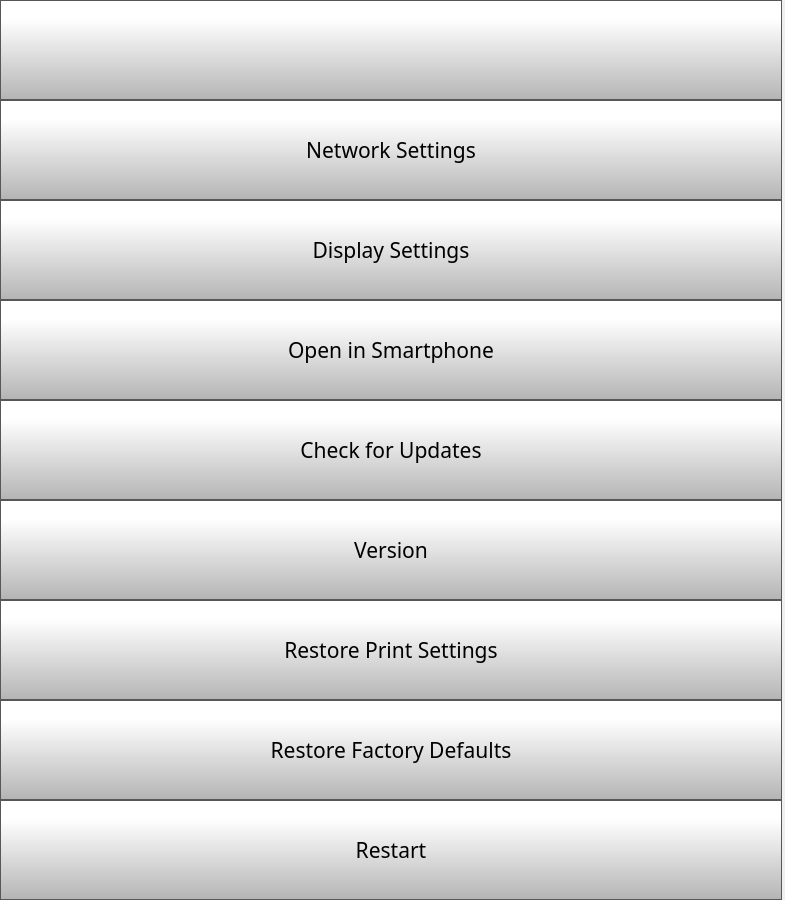
      <widget class="QWidget" name="scrollAreaWidgetContents">
       <property name="geometry">
        <rect>
         <x>0</x>
         <y>0</y>
         <width>785</width>
         <height>900</height>
        </rect>
       </property>
       <layout class="QVBoxLayout" name="verticalLayout">
        <property name="spacing">
         <number>0</number>
        </property>
        <property name="leftMargin">
         <number>0</number>
        </property>
        <property name="topMargin">
         <number>0</number>
        </property>
        <property name="rightMargin">
         <number>3</number>
        </property>
        <property name="bottomMargin">
         <number>0</number>
        </property>
        <item>
         <widget class="QPushButton" name="settingsBackButton">
          <property name="minimumSize">
           <size>
            <width>0</width>
            <height>100</height>
           </size>
          </property>
          <property name="font">
           <font>
            <family>Gotham Light</family>
            <pointsize>16</pointsize>
           </font>
          </property>
          <property name="styleSheet">
           <string notr="true">QPushButton {
     border: 1px solid rgb(87, 87, 87);
	background-color: qlineargradient(spread:pad, x1:0, y1:1, x2:0, y2:0.188, stop:0 rgba(180, 180, 180, 255), stop:1 rgba(255, 255, 255, 255));


}

QPushButton:pressed {
    background-color: qlineargradient(x1: 0, y1: 0, x2: 0, y2: 1,
                                      stop: 0 #dadbde, stop: 1 #f6f7fa);
}

QPushButton:flat {
    border: none; /* no border for a flat push button */
}

QPushButton:default {
    border-color: navy; /* make the default button prominent */
}</string>
          </property>
          <property name="text">
           <string/>
          </property>
          <property name="icon">
           <iconset>
            <normaloff>templates/img/arrows-4.png</normaloff>templates/img/arrows-4.png</iconset>
          </property>
          <property name="iconSize">
           <size>
            <width>70</width>
            <height>70</height>
           </size>
          </property>
          <property name="checkable">
           <bool>false</bool>
          </property>
          <property name="autoDefault">
           <bool>false</bool>
          </property>
          <property name="default">
           <bool>false</bool>
          </property>
          <property name="flat">
           <bool>false</bool>
          </property>
         </widget>
        </item>
        <item>
         <widget class="QPushButton" name="networkSettingsButton">
          <property name="minimumSize">
           <size>
            <width>0</width>
            <height>100</height>
           </size>
          </property>
          <property name="font">
           <font>
            <family>Gotham</family>
            <pointsize>16</pointsize>
           </font>
          </property>
          <property name="styleSheet">
           <string notr="true">QPushButton {
     border: 1px solid rgb(87, 87, 87);
	background-color: qlineargradient(spread:pad, x1:0, y1:1, x2:0, y2:0.188, stop:0 rgba(180, 180, 180, 255), stop:1 rgba(255, 255, 255, 255));


}

QPushButton:pressed {
    background-color: qlineargradient(x1: 0, y1: 0, x2: 0, y2: 1,
                                      stop: 0 #dadbde, stop: 1 #f6f7fa);
}

QPushButton:flat {
    border: none; /* no border for a flat push button */
}

QPushButton:default {
    border-color: navy; /* make the default button prominent */
}

QPushButton:focus {
	outline: none;
}</string>
          </property>
          <property name="text">
           <string>Network Settings</string>
          </property>
          <property name="iconSize">
           <size>
            <width>40</width>
            <height>40</height>
           </size>
          </property>
         </widget>
        </item>
        <item>
         <widget class="QPushButton" name="displaySettingsButton">
          <property name="minimumSize">
           <size>
            <width>0</width>
            <height>100</height>
           </size>
          </property>
          <property name="font">
           <font>
            <family>Gotham</family>
            <pointsize>16</pointsize>
           </font>
          </property>
          <property name="styleSheet">
           <string notr="true">QPushButton {
     border: 1px solid rgb(87, 87, 87);
	background-color: qlineargradient(spread:pad, x1:0, y1:1, x2:0, y2:0.188, stop:0 rgba(180, 180, 180, 255), stop:1 rgba(255, 255, 255, 255));


}

QPushButton:pressed {
    background-color: qlineargradient(x1: 0, y1: 0, x2: 0, y2: 1,
                                      stop: 0 #dadbde, stop: 1 #f6f7fa);
}

QPushButton:flat {
    border: none; /* no border for a flat push button */
}

QPushButton:default {
    border-color: navy; /* make the default button prominent */
}

QPushButton:focus {
	outline: none;
}</string>
          </property>
          <property name="text">
           <string>Display Settings</string>
          </property>
          <property name="iconSize">
           <size>
            <width>40</width>
            <height>40</height>
           </size>
          </property>
         </widget>
        </item>
        <item>
         <widget class="QPushButton" name="pairPhoneButton">
          <property name="minimumSize">
           <size>
            <width>0</width>
            <height>100</height>
           </size>
          </property>
          <property name="font">
           <font>
            <family>Gotham</family>
            <pointsize>16</pointsize>
           </font>
          </property>
          <property name="styleSheet">
           <string notr="true">QPushButton {
     border: 1px solid rgb(87, 87, 87);
	background-color: qlineargradient(spread:pad, x1:0, y1:1, x2:0, y2:0.188, stop:0 rgba(180, 180, 180, 255), stop:1 rgba(255, 255, 255, 255));


}

QPushButton:pressed {
    background-color: qlineargradient(x1: 0, y1: 0, x2: 0, y2: 1,
                                      stop: 0 #dadbde, stop: 1 #f6f7fa);
}

QPushButton:flat {
    border: none; /* no border for a flat push button */
}

QPushButton:default {
    border-color: navy; /* make the default button prominent */
}

QPushButton:focus {
	outline: none;
}</string>
          </property>
          <property name="text">
           <string>Open in Smartphone</string>
          </property>
          <property name="iconSize">
           <size>
            <width>40</width>
            <height>40</height>
           </size>
          </property>
         </widget>
        </item>
        <item>
         <widget class="QPushButton" name="OTAButton">
          <property name="minimumSize">
           <size>
            <width>0</width>
            <height>100</height>
           </size>
          </property>
          <property name="font">
           <font>
            <family>Gotham</family>
            <pointsize>16</pointsize>
           </font>
          </property>
          <property name="styleSheet">
           <string notr="true">QPushButton {
     border: 1px solid rgb(87, 87, 87);
	background-color: qlineargradient(spread:pad, x1:0, y1:1, x2:0, y2:0.188, stop:0 rgba(180, 180, 180, 255), stop:1 rgba(255, 255, 255, 255));


}

QPushButton:pressed {
    background-color: qlineargradient(x1: 0, y1: 0, x2: 0, y2: 1,
                                      stop: 0 #dadbde, stop: 1 #f6f7fa);
}

QPushButton:flat {
    border: none; /* no border for a flat push button */
}

QPushButton:default {
    border-color: navy; /* make the default button prominent */
}

QPushButton:focus {
	outline: none;
}</string>
          </property>
          <property name="text">
           <string>Check for Updates</string>
          </property>
          <property name="iconSize">
           <size>
            <width>40</width>
            <height>40</height>
           </size>
          </property>
         </widget>
        </item>
        <item>
         <widget class="QPushButton" name="versionButton">
          <property name="minimumSize">
           <size>
            <width>0</width>
            <height>100</height>
           </size>
          </property>
          <property name="font">
           <font>
            <family>Gotham</family>
            <pointsize>16</pointsize>
           </font>
          </property>
          <property name="styleSheet">
           <string notr="true">QPushButton {
     border: 1px solid rgb(87, 87, 87);
	background-color: qlineargradient(spread:pad, x1:0, y1:1, x2:0, y2:0.188, stop:0 rgba(180, 180, 180, 255), stop:1 rgba(255, 255, 255, 255));


}

QPushButton:pressed {
    background-color: qlineargradient(x1: 0, y1: 0, x2: 0, y2: 1,
                                      stop: 0 #dadbde, stop: 1 #f6f7fa);
}

QPushButton:flat {
    border: none; /* no border for a flat push button */
}

QPushButton:default {
    border-color: navy; /* make the default button prominent */
}

QPushButton:focus {
	outline: none;
}</string>
          </property>
          <property name="text">
           <string>Version</string>
          </property>
          <property name="iconSize">
           <size>
            <width>40</width>
            <height>40</height>
           </size>
          </property>
         </widget>
        </item>
        <item>
         <widget class="QPushButton" name="restorePrintSettingsButton">
          <property name="minimumSize">
           <size>
            <width>0</width>
            <height>100</height>
           </size>
          </property>
          <property name="font">
           <font>
            <family>Gotham</family>
            <pointsize>16</pointsize>
           </font>
          </property>
          <property name="styleSheet">
           <string notr="true">QPushButton {
     border: 1px solid rgb(87, 87, 87);
	background-color: qlineargradient(spread:pad, x1:0, y1:1, x2:0, y2:0.188, stop:0 rgba(180, 180, 180, 255), stop:1 rgba(255, 255, 255, 255));


}

QPushButton:pressed {
    background-color: qlineargradient(x1: 0, y1: 0, x2: 0, y2: 1,
                                      stop: 0 #dadbde, stop: 1 #f6f7fa);
}

QPushButton:flat {
    border: none; /* no border for a flat push button */
}

QPushButton:default {
    border-color: navy; /* make the default button prominent */
}

QPushButton:focus {
	outline: none;
}</string>
          </property>
          <property name="text">
           <string>Restore Print Settings</string>
          </property>
          <property name="iconSize">
           <size>
            <width>40</width>
            <height>40</height>
           </size>
          </property>
         </widget>
        </item>
        <item>
         <widget class="QPushButton" name="restoreFactoryDefaultsButton">
          <property name="minimumSize">
           <size>
            <width>0</width>
            <height>100</height>
           </size>
          </property>
          <property name="font">
           <font>
            <family>Gotham</family>
            <pointsize>16</pointsize>
           </font>
          </property>
          <property name="styleSheet">
           <string notr="true">QPushButton {
     border: 1px solid rgb(87, 87, 87);
	background-color: qlineargradient(spread:pad, x1:0, y1:1, x2:0, y2:0.188, stop:0 rgba(180, 180, 180, 255), stop:1 rgba(255, 255, 255, 255));


}

QPushButton:pressed {
    background-color: qlineargradient(x1: 0, y1: 0, x2: 0, y2: 1,
                                      stop: 0 #dadbde, stop: 1 #f6f7fa);
}

QPushButton:flat {
    border: none; /* no border for a flat push button */
}

QPushButton:default {
    border-color: navy; /* make the default button prominent */
}

QPushButton:focus {
	outline: none;
}</string>
          </property>
          <property name="text">
           <string>Restore Factory Defaults</string>
          </property>
          <property name="iconSize">
           <size>
            <width>40</width>
            <height>40</height>
           </size>
          </property>
         </widget>
        </item>
        <item>
         <widget class="QPushButton" name="restartButton">
          <property name="minimumSize">
           <size>
            <width>0</width>
            <height>100</height>
           </size>
          </property>
          <property name="font">
           <font>
            <family>Gotham</family>
            <pointsize>16</pointsize>
           </font>
          </property>
          <property name="styleSheet">
           <string notr="true">QPushButton {
     border: 1px solid rgb(87, 87, 87);
	background-color: qlineargradient(spread:pad, x1:0, y1:1, x2:0, y2:0.188, stop:0 rgba(180, 180, 180, 255), stop:1 rgba(255, 255, 255, 255));


}

QPushButton:pressed {
    background-color: qlineargradient(x1: 0, y1: 0, x2: 0, y2: 1,
                                      stop: 0 #dadbde, stop: 1 #f6f7fa);
}

QPushButton:flat {
    border: none; /* no border for a flat push button */
}

QPushButton:default {
    border-color: navy; /* make the default button prominent */
}

QPushButton:focus {
	outline: none;
}</string>
          </property>
          <property name="text">
           <string>Restart</string>
          </property>
          <property name="iconSize">
           <size>
            <width>40</width>
            <height>40</height>
           </size>
          </property>
         </widget>
        </item>
       </layout>
      </widget>
